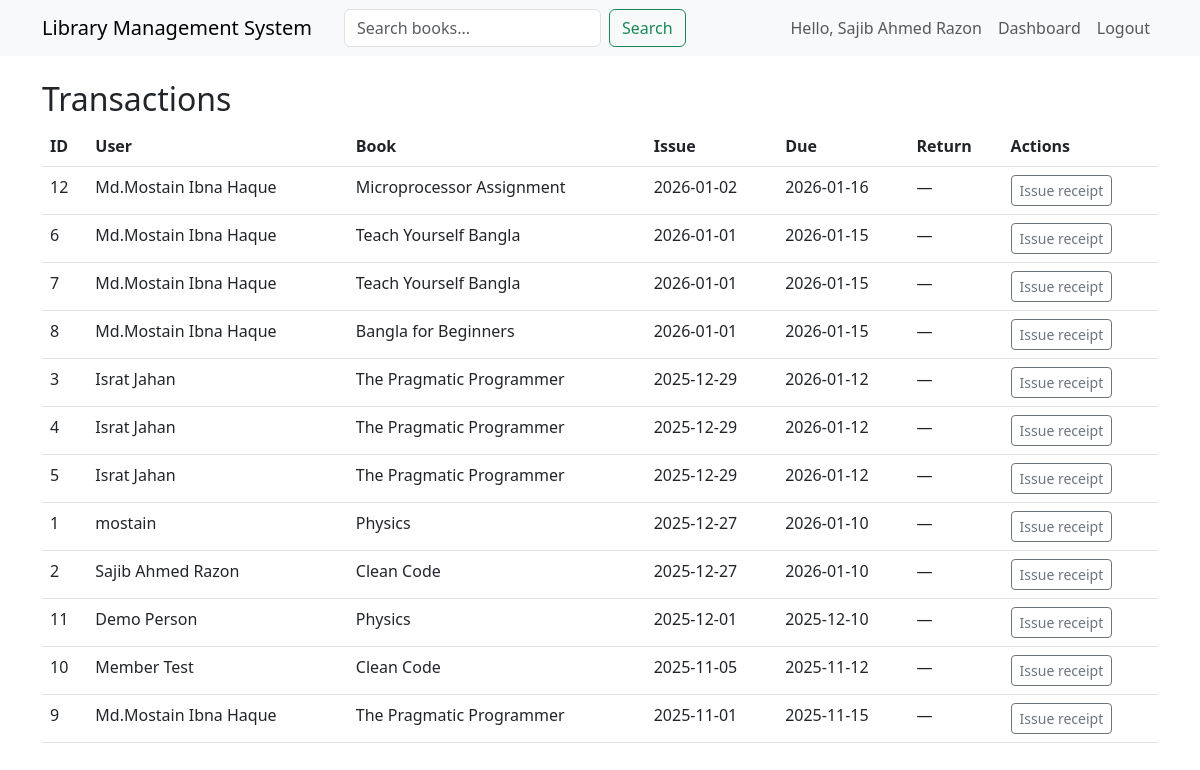
The page /admin/transactions (signed in) on the database its author committed.
### tables this page shows
CREATE TABLE users(
        id INTEGER PRIMARY KEY,
        name TEXT,
        email TEXT UNIQUE,
        password TEXT,
        role TEXT
    , is_active INTEGER DEFAULT 0, verify_token TEXT, reset_token TEXT, reset_expires TEXT);

CREATE TABLE transactions(
        id INTEGER PRIMARY KEY,
        user_id INTEGER,
        book_id INTEGER,
        issue_date TEXT,
        due_date TEXT,
        return_date TEXT,
        FOREIGN KEY(user_id) REFERENCES users(id),
        FOREIGN KEY(book_id) REFERENCES books(id)
    );

CREATE TABLE books(
        id INTEGER PRIMARY KEY,
        title TEXT,
        author TEXT,
        isbn TEXT,
        category TEXT,
        quantity INTEGER,
        available INTEGER
    , image TEXT, pdf TEXT);

### app.py (the view)
@app.route("/admin/transactions")
@login_required
@admin_required
def admin_transactions():
    con = db_connect()
    txs = con.execute("SELECT t.*, u.name as user_name, b.title as book_title FROM transactions t JOIN users u ON t.user_id=u.id JOIN books b ON t.book_id=b.id ORDER BY t.issue_date DESC").fetchall()
    con.close()
    return render_template("transactions.html", transactions=txs)

### app.py (called while the page is built)
def db_connect():
    con = sqlite3.connect(DB_PATH, detect_types=sqlite3.PARSE_DECLTYPES)
    con.row_factory = sqlite3.Row
    return con

def login_required(f):
    from functools import wraps
    @wraps(f)
    def decorated(*args, **kwargs):
        if "user_id" not in session:
            return redirect(url_for("login"))
        return f(*args, **kwargs)
    return decorated

def admin_required(f):
    from functools import wraps
    @wraps(f)
    def decorated(*args, **kwargs):
        if session.get("user_role") != "admin":
            flash("Admin access required", "danger")
            app.logger.warning("Unauthorized admin access attempt user_id=%s", session.get("user_id"))
            return redirect(url_for("dashboard"))
        return f(*args, **kwargs)
    return decorated

### templates/transactions.html (shortened to what this page needs)
{% extends 'base.html' %}
{% block content %}
<h2>Transactions</h2>
<table class="table">
  <thead>
    <tr><th>ID</th><th>User</th><th>Book</th><th>Issue</th><th>Due</th><th>Return</th><th>Actions</th></tr>
  </thead>
  <tbody>
    {% for t in transactions %}
      <tr>
        <td>{{ t.id }}</td>
        <td>{{ t.user_name }}</td>
        <td>{{ t.book_title }}</td>
        <td>{{ t.issue_date }}</td>
        <td>{{ t.due_date }}</td>
        <td>{{ t.return_date or '—' }}</td>
        <td>
          <a class="btn btn-sm btn-outline-secondary" href="/receipt/issue/{{ t.id }}">Issue receipt</a>
        </td>
      </tr>
    {% endfor %}
  </tbody>
</table>
{% endblock %}

### templates/base.html (shortened to what this page needs)
<!doctype html>
<html lang="en">
  <head>
    <link href="https://cdn.jsdelivr.net/npm/bootstrap@5.3.0/dist/css/bootstrap.min.css" rel="stylesheet">
    <link rel="stylesheet" href="/static/style.css">
  </head>
  <body class="{% block body_class %}{% endblock %}">
  <nav class="navbar navbar-expand-lg navbar-light bg-light mb-4">
    <div class="container">
      <a class="navbar-brand" href="/">Library Management System</a>
      <div class="collapse navbar-collapse" id="navCollapse">
        <form class="d-flex me-auto ms-3" action="/books" method="get">
          <input class="form-control me-2" type="search" placeholder="Search books..." name="q" value="{{ request.args.get('q','') }}" aria-label="Search">
          <button class="btn btn-outline-success" type="submit">Search</button>
        </form>
        <ul class="navbar-nav ms-auto">
          {% if session.user_name %}
            <li class="nav-item"><span class="nav-link">Hello, {{ session.user_name }}</span></li>
            <li class="nav-item"><a class="nav-link" href="/dashboard">Dashboard</a></li>
            <li class="nav-item"><a class="nav-link" href="/logout">Logout</a></li>
          {% else %}
            <li class="nav-item"><a class="nav-link" href="/login">Login</a></li>
            <li class="nav-item"><a class="nav-link" href="/register">Register</a></li>
          {% endif %}
        </ul>
      </div>
    </div>
  </nav>
  <div class="container">
    {% block content %}{% endblock %}
  </div>
  </body>
</html>

### static/style.css (style rules this page uses)
body { padding-bottom: 40px; }

### rows shown on the page
users: user_name "Sajib Ahmed Razon"
transactions: id "12", user_name "Md.Mostain Ibna Haque", book_title "Microprocessor Assignment", issue_date "2026-01-02", due_date "2026-01-16", return_date "—"
transactions: id "6", user_name "Md.Mostain Ibna Haque", book_title "Teach Yourself Bangla", issue_date "2026-01-01", due_date "2026-01-15", return_date "—"
transactions: id "7", user_name "Md.Mostain Ibna Haque", book_title "Teach Yourself Bangla", issue_date "2026-01-01", due_date "2026-01-15", return_date "—"
transactions: id "8", user_name "Md.Mostain Ibna Haque", book_title "Bangla for Beginners", issue_date "2026-01-01", due_date "2026-01-15", return_date "—"
transactions: id "3", user_name "Israt Jahan", book_title "The Pragmatic Programmer", issue_date "2025-12-29", due_date "2026-01-12", return_date "—"
transactions: id "4", user_name "Israt Jahan", book_title "The Pragmatic Programmer", issue_date "2025-12-29", due_date "2026-01-12", return_date "—"
transactions: id "5", user_name "Israt Jahan", book_title "The Pragmatic Programmer", issue_date "2025-12-29", due_date "2026-01-12", return_date "—"
transactions: id "1", user_name "mostain", book_title "Physics", issue_date "2025-12-27", due_date "2026-01-10", return_date "—"
transactions: id "2", user_name "Sajib Ahmed Razon", book_title "Clean Code", issue_date "2025-12-27", due_date "2026-01-10", return_date "—"
transactions: id "11", user_name "Demo Person", book_title "Physics", issue_date "2025-12-01", due_date "2025-12-10", return_date "—"
transactions: id "10", user_name "Member Test", book_title "Clean Code", issue_date "2025-11-05", due_date "2025-11-12", return_date "—"
transactions: id "9", user_name "Md.Mostain Ibna Haque", book_title "The Pragmatic Programmer", issue_date "2025-11-01", due_date "2025-11-15", return_date "—"
